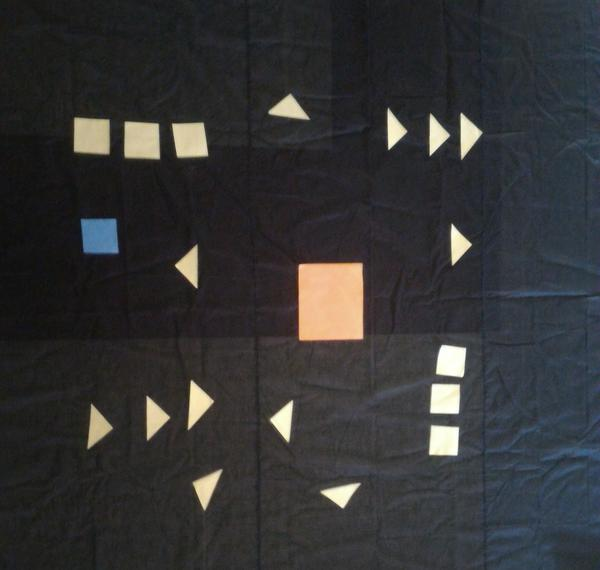
#> input picture modular code/asia.jpg, 600 x 570 px
$ python gray_blur.py   (Python 2 division)   (older library calls are emulated)
#> lines starting #> are read from the running program, lines starting #| are printed output that depends on the picture; after the words box and inside, x2 and y2 are one past the last pixel; in counts of white or black regions, pixels touching at a corner belong together
#> further down, img is the input picture: shape (570, 600, 3); mean B, G, R 52.8, 52.1, 51.9
### modular code/pyimagesearch/shapedetector.py
# import the necessary packages
import cv2

class ShapeDetector:
	def __init__(self):
		pass

	# [30 lines left out: function detect, not called in this run]

### modular code/Frame.py
import numpy as np
import cv2
import PIL
from PIL import Image
import imutils

class Frame:
    global image,ratio,resized
    def __init__(self):
        self.elements=[]


    # [21 lines left out: functions cap_frame, vid_cap, find_ratio, not called in this run]


### modular code/gray_blur.py
import numpy as np
import cv2
import PIL
from PIL import Image
import imutils
from pyimagesearch.shapedetector import ShapeDetector
from Frame import Frame
a=Frame()

class GrayBlurThresh:
    global area
    global center_point
    global cX
    global cY

    def __init__(self,Image):
        self.image=Image
        area=0
        center_point=(0,0)


    def GBT_AREA(self):
        gray = cv2.cvtColor(self.image, cv2.COLOR_BGR2GRAY)
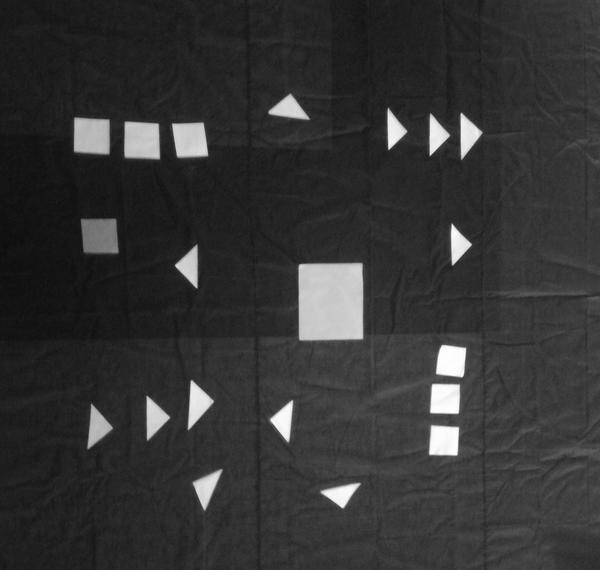
#> gray: shape (570, 600); min 13, max 255, mean 52.1
        blurred = cv2.GaussianBlur(gray, (5, 5), 0)

        t = cv2.getTrackbarPos('t','frame')
        e1 = cv2.getTrackbarPos('e1','frame')
        e2 = cv2.getTrackbarPos('e2','frame')

        thresh = cv2.threshold(blurred, 120, 255, cv2.THRESH_BINARY)[1]
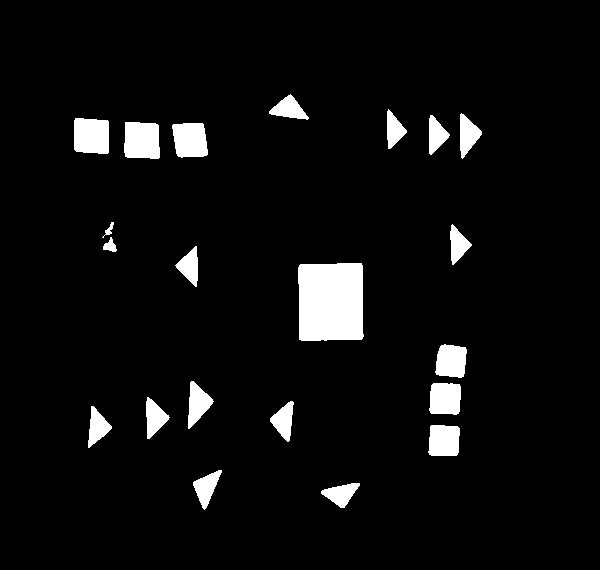
#> thresh: shape (570, 600); 5.2% white; 21 white regions, largest, box (x1, y1, x2, y2) and area: (298, 263, 364, 341) 4929, (124, 122, 160, 159) 1229, (74, 118, 109, 154) 1183
        edges = cv2.Canny(thresh,e1,e1)
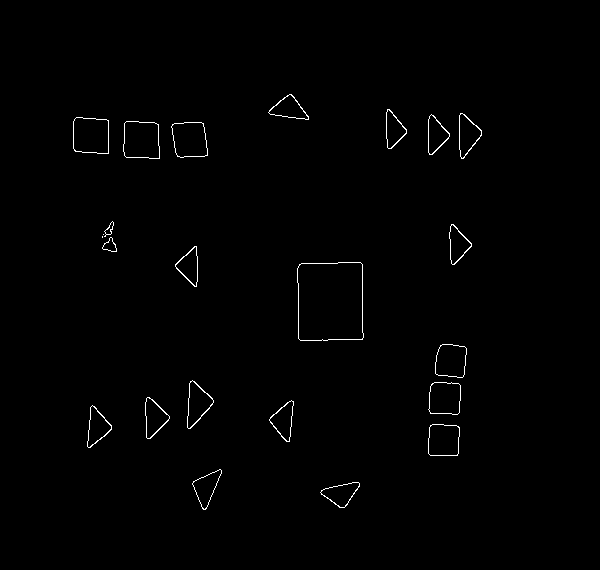
#> edges: shape (570, 600); 0.73% white in thin lines or dots, all inside (x1, y1, x2, y2) = (73, 94, 482, 510)
        edgess = imutils.resize(edges, width=600)
        # find contours in the thresholded image and initialize the
        # shape detector
        cnts = cv2.findContours(edgess.copy(), cv2.RETR_EXTERNAL,cv2.CHAIN_APPROX_SIMPLE)
#> cnts = 23 contours, 2 with area under 20; largest, box (x1, y1, x2, y2) and area: (297, 262, 364, 341) 4929, (123, 121, 160, 159) 1226, (73, 117, 109, 154) 1180, (171, 122, 208, 158) 1070, (428, 382, 461, 415) 923
        cnts = cnts[0] if imutils.is_cv2() else cnts[1]
        sd = ShapeDetector()
        return cnts

    def get_center(self,contour):
        for c in contour:
            # compute the center of the contour, then detect the name of the
            # shape using only the contour
            M = cv2.moments(c)


            if M["m00"] > 0:
                cX = int((M["m10"] / M["m00"]+ 1e-7) * ratio)#uses moment of inertia concept
                cY = int((M["m01"] / M["m00"]+ 1e-7) * ratio)
                shape = sd.detect(c)
                # multiply the contour (x, y)-coordinates by the resize ratio,
                # then draw the contours and the name of the shape on the image
                c = c.astype("float")
                c *= ratio
                c = c.astype("int")
                area=cv2.contourArea(c)
                print cX,cY
                center_point=(cX,cY)
                return cX,cY
img=cv2.imread('asia.jpg',1)
obj=GrayBlurThresh(img)
cont=obj.GBT_AREA()
#> cont has the same summary as cnts in GBT_AREA
#> the loop in get_center, `for c in contour:` made 1 pass
#> (the run stopped early here; a loop or call above may not have finished)
